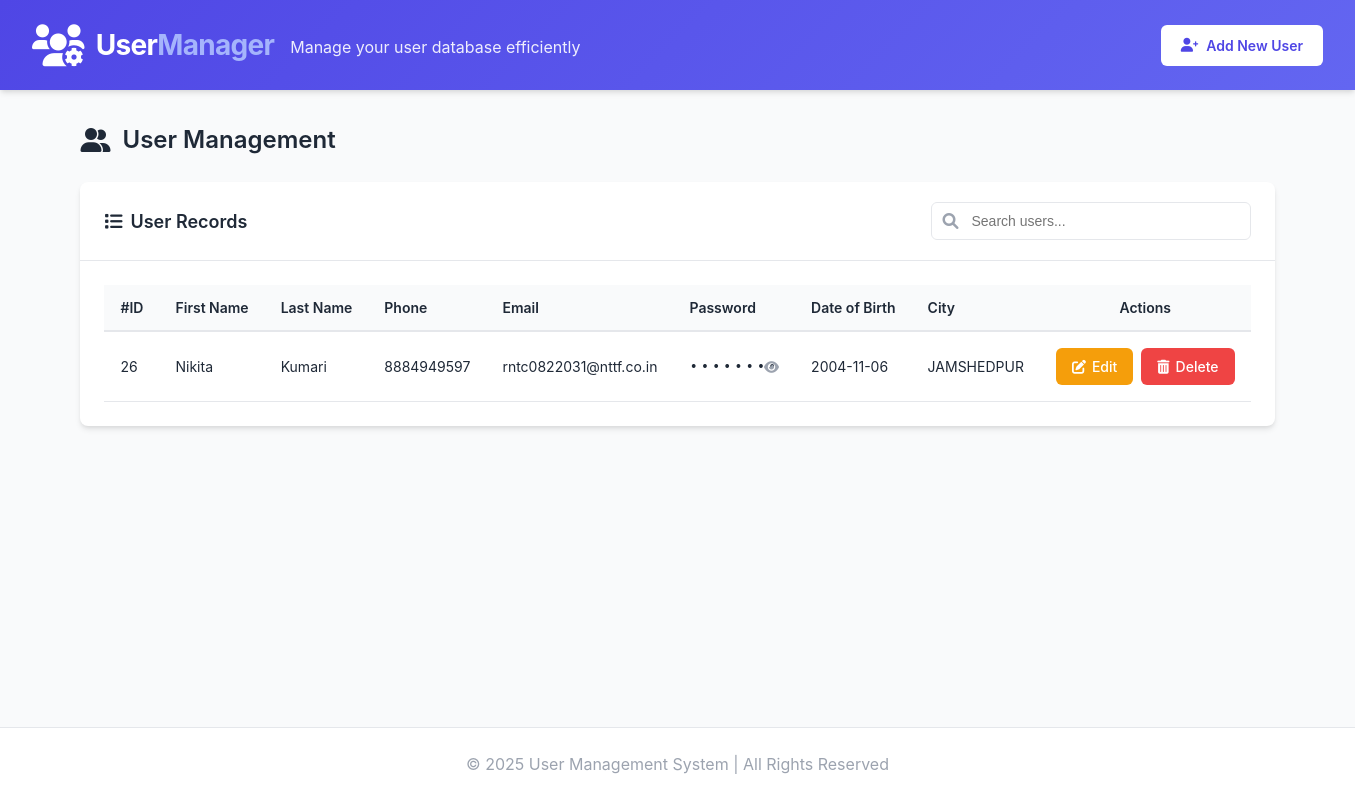
The page /php/users.php on the database as committed earlier.
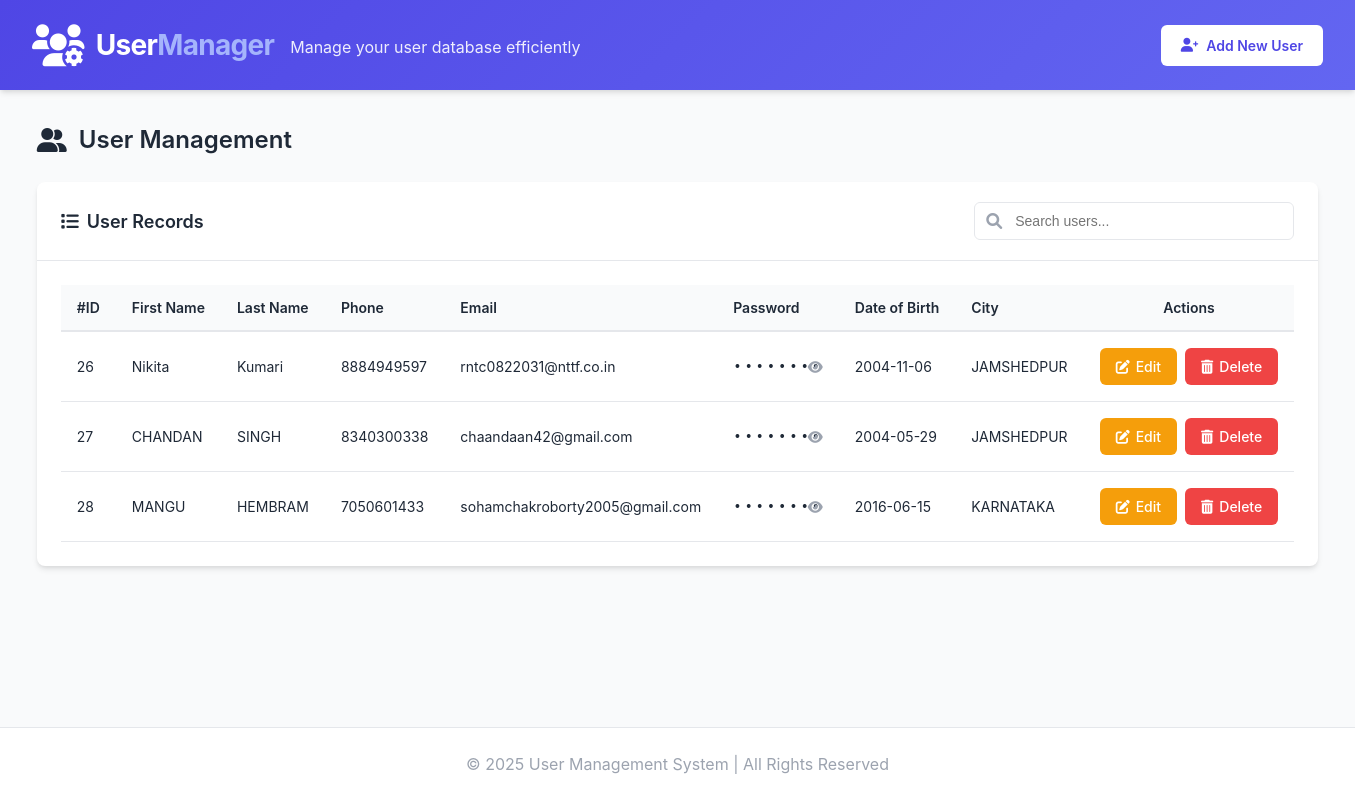
The same page on the database as committed later.
### tables this page shows
CREATE TABLE `user` (
  `ID` int(12) NOT NULL,
  `FirstName` varchar(30) NOT NULL,
  `LastName` varchar(30) NOT NULL,
  `Phone` bigint(10) NOT NULL,
  `Mail` varchar(30) NOT NULL,
  `Password` varchar(16) NOT NULL,
  `DOB` date NOT NULL,
  `City` varchar(20) NOT NULL
);

### php/users.php (the view, shortened to what the changed rows need)
<!DOCTYPE html>
<html lang="en">
<head>
    <link rel="stylesheet" href="https://cdnjs.cloudflare.com/ajax/libs/font-awesome/6.0.0-beta3/css/all.min.css">
</head>
<body>
    <div class="dashboard">
        <main class="main-content">
            <h1 class="page-title">
                <i class="fas fa-user-friends"></i>
                User Management
            </h1>
            <div class="card">
                <div class="card-header">
                    <h2 class="card-title">
                        <i class="fas fa-list"></i>
                        User Records
                    </h2>
                </div>
                <div class="card-body">
                    <div class="table-container">
                        <?php
                        include 'signup.php';
                        $query = "SELECT * FROM user";
                        $run = mysqli_query($con, $query);
                        $count = mysqli_num_rows($run);
                        if ($count > 0) {
                        ?>
                            <table id="usersTable">
                                <thead>
                                    <tr>
                                        <th>#ID</th>
                                        <th>First Name</th>
                                        <th>Last Name</th>
                                        <th>Phone</th>
                                        <th>Email</th>
                                        <th>Password</th>
                                        <th>Date of Birth</th>
                                        <th>City</th>
                                        <th class="text-center">Actions</th>
                                    </tr>
                                </thead>
                                <tbody>
                                    <?php while ($call = mysqli_fetch_assoc($run)) { ?>
                                        <tr>
                                            <td><?= htmlspecialchars($call['ID']); ?></td>
                                            <td><?= htmlspecialchars($call['FirstName']); ?></td>
                                            <td><?= htmlspecialchars($call['LastName']); ?></td>
                                            <td><?= htmlspecialchars($call['Phone']); ?></td>
                                            <td><?= htmlspecialchars($call['Mail']); ?></td>
                                            <td class="password-cell">
                                                <span class="password-hidden" data-password="<?= htmlspecialchars($call['Password']); ?>">
                                                    ••••••••
                                                </span>
                                                <button class="toggle-password">
                                                    <i class="fas fa-eye"></i>
                                                </button>
                                            </td>
                                            <td><?= htmlspecialchars($call['DOB']); ?></td>
                                            <td><?= htmlspecialchars($call['City']); ?></td>
                                            <td class="text-center">
                                                <div class="action-cell">
                                                    <a href="user_update.php?id=<?= $call['ID']; ?>" class="btn btn-edit">
                                                        <i class="fas fa-edit"></i>
                                                        <span class="hide-mobile">Edit</span>
                                                    </a>
                                                    <a href="user_delete.php?id=<?= $call['ID']; ?>"
                                                       onclick="return confirm('Are you sure you want to delete this user? This action cannot be undone.');"
                                                       class="btn btn-delete">
                                                        <i class="fas fa-trash-alt"></i>
                                                        <span class="hide-mobile">Delete</span>
                                                    </a>
                                                </div>
                                            </td>
                                        </tr>
                                    <?php } ?>
                                </tbody>
                            </table>
                        <?php
                        }
                        ?>
                    </div>
                </div>
            </div>
        </main>
    </div>
</body>
</html>

Rows that differ between the two databases and show on the page:
added user: ID "27", FirstName "CHANDAN", LastName "SINGH", Phone "8340300338", Mail "chaandaan42@gmail.com", DOB "2004-05-29", City "JAMSHEDPUR"
added user: ID "28", FirstName "MANGU", LastName "HEMBRAM", Phone "7050601433", Mail "sohamchakroborty2005@gmail.com", DOB "2016-06-15", City "KARNATAKA"
